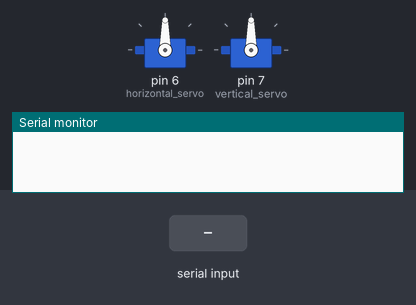
The sketch below on a simulated Arduino Uno, built with avr-gcc and run on an emulated ATmega328P. Shown: 2 × servo, the last lines printed to the serial monitor. The test bench sets the inputs (shaded band).

Above: at 1.2 s.
1.3 s: "v90\n" received over Serial
At 2.5 s:
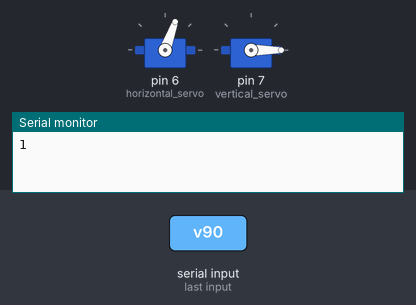
2.8 s: "v,45\n" received over Serial
At 3.7 s:
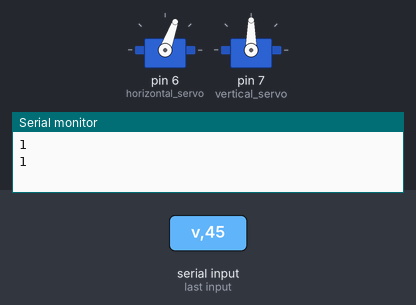
4.3 s: "v" received over Serial
At 4.9 s:
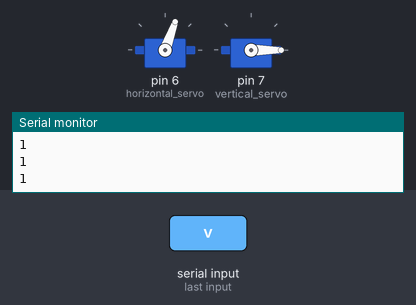
Timing chart, 0 to 7.3 s (numbered marks = the images above; inputs shaded):
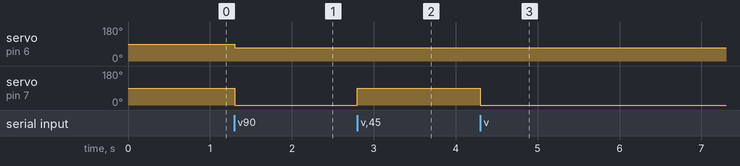

Measured:
- after the input at 1.3 s, servo on pin 6 (horizontal_servo): 90° → 70° at once; servo on pin 7 (vertical_servo): 90° → 0° at once
- after the input at 2.8 s, servo on pin 7 (vertical_servo): 0° → 90° at once
- after the input at 4.3 s, servo on pin 7 (vertical_servo): 90° → 0° at once

The sketch:

pohyb_webky_ino.ino
```cpp
#include <Servo.h>
Servo myServoH;
Servo myServoV;

const int horizontal_servo = 6;
const int vertical_servo = 7;
int krok = 5;
int poloha_vertical = 70;
int poloha_horizontal = 70;
int aktual_vertical = 90;
int aktual_horizontal = 90;
boolean pokracuj = false;
String zprava = "";

void setup(){
  Serial.begin(57600);
  myServoH.attach(horizontal_servo);
  myServoV.attach(vertical_servo);
}
void pohyb(){
  while(pokracuj){
    myServoH.write(poloha_horizontal);
    myServoV.write(poloha_vertical);
    aktual_horizontal = myServoH.read();
    aktual_vertical = myServoV.read();
   if((aktual_vertical == poloha_vertical)&&(aktual_horizontal == poloha_horizontal)){
    Serial.println(pokracuj);
    pokracuj = false;
  }
 }
}
void loop(){
while (Serial.available()==0);
 {
   char znak=Serial.read();
   if ((znak!='h')||(znak!='v'))
   {
     zprava=zprava+znak;
   }
   if (znak=='h')
   {
     poloha_horizontal=(float)zprava.toInt();
     zprava="";
     pokracuj=false;;
   }
   if (znak=='v')
   {
     poloha_vertical=(float)zprava.toInt();
     zprava="";
     pokracuj=true;;
   }
   pohyb();
 }
}
```
